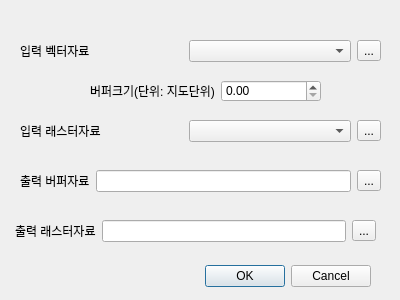
<?xml version="1.0" encoding="UTF-8"?>
<ui version="4.0">
 <class>BufferClipDialogBase</class>
 <widget class="QDialog" name="BufferClipDialogBase">
  <property name="geometry">
   <rect>
    <x>0</x>
    <y>0</y>
    <width>400</width>
    <height>300</height>
   </rect>
  </property>
  <property name="windowTitle">
   <string>Buffer Clip</string>
  </property>
  <widget class="QDialogButtonBox" name="button_box">
   <property name="geometry">
    <rect>
     <x>30</x>
     <y>260</y>
     <width>341</width>
     <height>32</height>
    </rect>
   </property>
   <property name="orientation">
    <enum>Qt::Horizontal</enum>
   </property>
   <property name="standardButtons">
    <set>QDialogButtonBox::Cancel|QDialogButtonBox::Ok</set>
   </property>
  </widget>
  <widget class="QWidget" name="">
   <property name="geometry">
    <rect>
     <x>20</x>
     <y>40</y>
     <width>361</width>
     <height>22</height>
    </rect>
   </property>
   <layout class="QHBoxLayout" name="horizontalLayout">
    <item>
     <widget class="QLabel" name="label">
      <property name="text">
       <string>입력 벡터자료</string>
      </property>
     </widget>
    </item>
    <item>
     <widget class="QComboBox" name="cb_inVector"/>
    </item>
    <item>
     <widget class="QToolButton" name="tb_inVector">
      <property name="text">
       <string>...</string>
      </property>
     </widget>
    </item>
   </layout>
  </widget>
  <widget class="QWidget" name="">
   <property name="geometry">
    <rect>
     <x>90</x>
     <y>80</y>
     <width>231</width>
     <height>22</height>
    </rect>
   </property>
   <layout class="QHBoxLayout" name="horizontalLayout_2">
    <item>
     <widget class="QLabel" name="label_2">
      <property name="text">
       <string>버퍼크기(단위: 지도단위)</string>
      </property>
     </widget>
    </item>
    <item>
     <widget class="QDoubleSpinBox" name="spin_buffer"/>
    </item>
   </layout>
  </widget>
  <widget class="QWidget" name="">
   <property name="geometry">
    <rect>
     <x>20</x>
     <y>120</y>
     <width>361</width>
     <height>22</height>
    </rect>
   </property>
   <layout class="QHBoxLayout" name="horizontalLayout_3">
    <item>
     <widget class="QLabel" name="label_3">
      <property name="text">
       <string>입력 래스터자료</string>
      </property>
     </widget>
    </item>
    <item>
     <widget class="QComboBox" name="cb_inRaster"/>
    </item>
    <item>
     <widget class="QToolButton" name="tb_inRaster">
      <property name="text">
       <string>...</string>
      </property>
     </widget>
    </item>
   </layout>
  </widget>
  <widget class="QWidget" name="">
   <property name="geometry">
    <rect>
     <x>20</x>
     <y>170</y>
     <width>361</width>
     <height>22</height>
    </rect>
   </property>
   <layout class="QHBoxLayout" name="horizontalLayout_4">
    <item>
     <widget class="QLabel" name="label_4">
      <property name="text">
       <string>출력 버퍼자료</string>
      </property>
     </widget>
    </item>
    <item>
     <widget class="QLineEdit" name="le_outVector"/>
    </item>
    <item>
     <widget class="QToolButton" name="tb_outVector">
      <property name="text">
       <string>...</string>
      </property>
     </widget>
    </item>
   </layout>
  </widget>
  <widget class="QWidget" name="">
   <property name="geometry">
    <rect>
     <x>15</x>
     <y>220</y>
     <width>361</width>
     <height>22</height>
    </rect>
   </property>
   <layout class="QHBoxLayout" name="horizontalLayout_5">
    <item>
     <widget class="QLabel" name="label_5">
      <property name="text">
       <string>출력 래스터자료</string>
      </property>
     </widget>
    </item>
    <item>
     <widget class="QLineEdit" name="le_outRaster"/>
    </item>
    <item>
     <widget class="QToolButton" name="tb_outRaster">
      <property name="text">
       <string>...</string>
      </property>
     </widget>
    </item>
   </layout>
  </widget>
 </widget>
 <resources/>
 <connections>
  <connection>
   <sender>button_box</sender>
   <signal>accepted()</signal>
   <receiver>BufferClipDialogBase</receiver>
   <slot>accept()</slot>
   <hints>
    <hint type="sourcelabel">
     <x>20</x>
     <y>20</y>
    </hint>
    <hint type="destinationlabel">
     <x>20</x>
     <y>20</y>
    </hint>
   </hints>
  </connection>
  <connection>
   <sender>button_box</sender>
   <signal>rejected()</signal>
   <receiver>BufferClipDialogBase</receiver>
   <slot>reject()</slot>
   <hints>
    <hint type="sourcelabel">
     <x>20</x>
     <y>20</y>
    </hint>
    <hint type="destinationlabel">
     <x>20</x>
     <y>20</y>
    </hint>
   </hints>
  </connection>
 </connections>
</ui>
